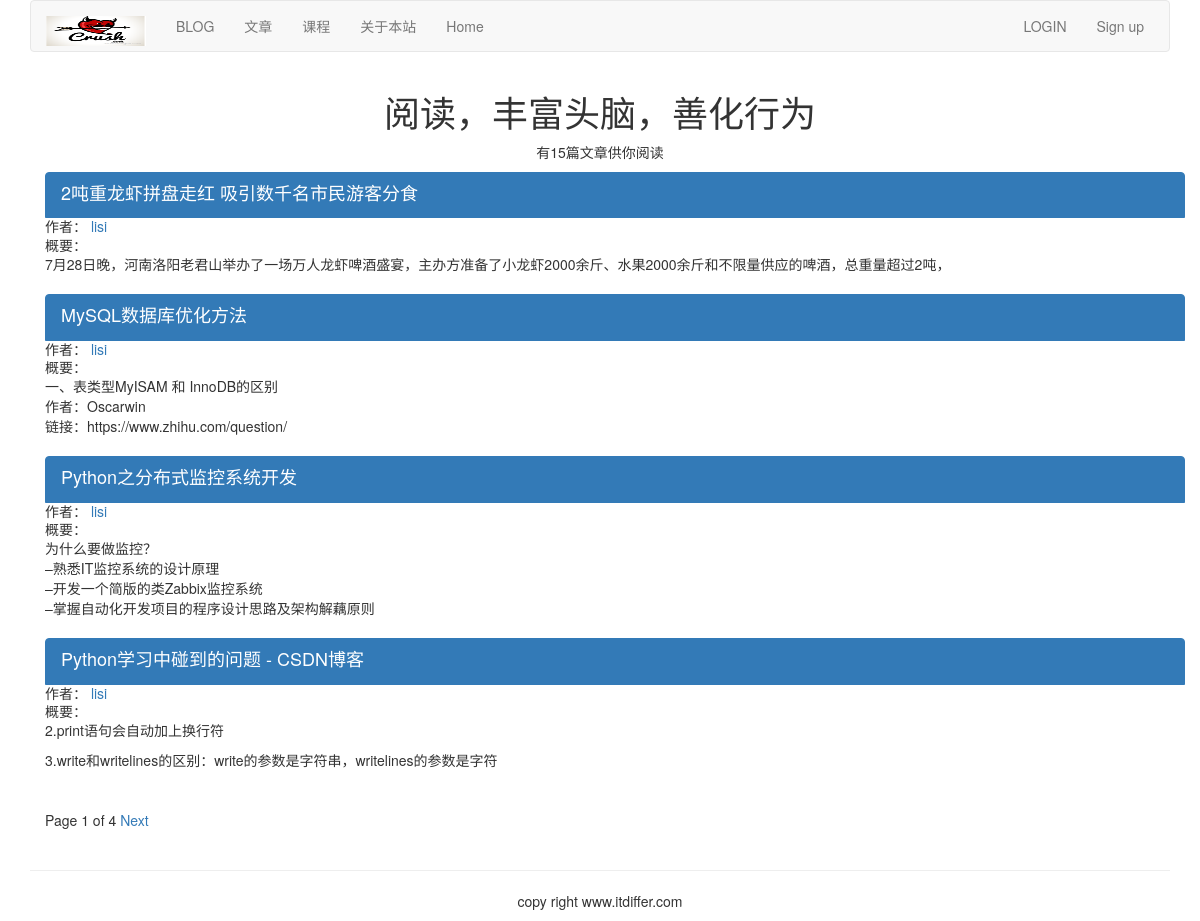
The page /article/list-article-titles/ on the database its author committed.
### article/models.py (models this page shows, shortened)
class ArticlePost(models.Model):
    author = models.ForeignKey(User,related_name="article",on_delete=models.CASCADE)
    title = models.CharField(max_length=200)
    slug = models.SlugField(max_length=500)
    column = models.ForeignKey(ArticleColumn,related_name="article_column",on_delete=models.CASCADE)
    body = models.TextField()
    created = models.DateField(default=timezone.now())
    updated = models.DateField(auto_now=True)
    users_like = models.ManyToManyField(User,related_name="articles_like",blank=True)
    article_tag = models.ManyToManyField(ArticleTag, related_name='article_tag', blank=True)
    class Meta:
        ordering = ("title",)
        index_together = (('id', 'slug'),)
    def get_url_path(self):
        return reverse("article:list_article_detail", args=[self.id, self.slug])

### article/list_views.py (the view)
# urls.py: path('list-article-titles/', list_views.article_titles, name="article_titles"),
def article_titles(request, username=None):
    if username:
        user = User.objects.get(username=username)
        articles_title = ArticlePost.objects.filter(author=user)
        try:
            userinfo = user.userinfo
        except:
            userinfo = None
    else:
        articles_title = ArticlePost.objects.all()
    paginator = Paginator(articles_title, 4)
    page = request.GET.get('page')
    try:
        current_page = paginator.page(page)
        articles = current_page.object_list
    except PageNotAnInteger:
        current_page = paginator.page(1)
        articles = current_page.object_list
    except EmptyPage:
        current_page = paginator.page(paginator.num_pages)
        articles = current_page.object_list
    if username:
        return render(request, "article/list/author_articles.html", {"articles":articles, "page":current_page, "userinfo":userinfo,})
    return render(request, "article/list/article_titles.html", {"articles":articles, "page": current_page})

### article/templatetags/article_tags.py (called while the page is built)
@register.simple_tag
def total_articles():
    return ArticlePost.objects.count()

### templates/article/list/article_titles.html (shortened to what this page needs)
{% extends "base.html" %}
{% load article_tags %}
{% block content %}
<div class="row text-center vertical-middle-sm">
    <h1>阅读，丰富头脑，善化行为</h1>
    <p>有{% total_articles %}篇文章供你阅读</p>
</div>
<div class="container">
    {% for article in articles %}
    <div class="list-group">
        <a href="{{article.get_url_path}}" class="list-group-item active">
            <h4 class="list-group-item-heading">{{article.title}}</h4></a>
        <p class="list-group-item-text">作者：
            <a href="{% url 'article:author_articles' article.author.username %}">{{article.author.username}}</a></p>
        <p class="list-group-item-text">概要：{{article.body|slice:'70'| linebreaks}}</p>
    </div>
    {% endfor %}
{% include "paginator.html" %}
</div>
{% endblock %}

### rows shown on the page
ArticlePost: title "2吨重龙虾拼盘走红 吸引数千名市民游客分食", author.username "lisi", body "7月28日晚，河南洛阳老君山举办了一场万人龙虾啤酒盛宴，主办方准备了小龙虾2000余斤、水果2000余斤和不限量供应的啤酒，总重量超过2吨，"
ArticlePost: title "MySQL数据库优化方法", author.username "lisi", body "一、表类型MyISAM 和 InnoDB的区别 作者：Oscarwin 链接：https://www.zhihu.com/question/"
ArticlePost: title "Python之分布式监控系统开发", author.username "lisi", body "为什么要做监控？ –熟悉IT监控系统的设计原理 –开发一个简版的类Zabbix监控系统 –掌握自动化开发项目的程序设计思路及架构解藕原则"
ArticlePost: title "Python学习中碰到的问题 - CSDN博客", author.username "lisi", body "2.print语句会自动加上换行符 3.write和writelines的区别：write的参数是字符串，writelines的参数是字符"

### other values the page prints
{{ page.number }} "1"
{{ page.paginator.num_pages }} "4"
